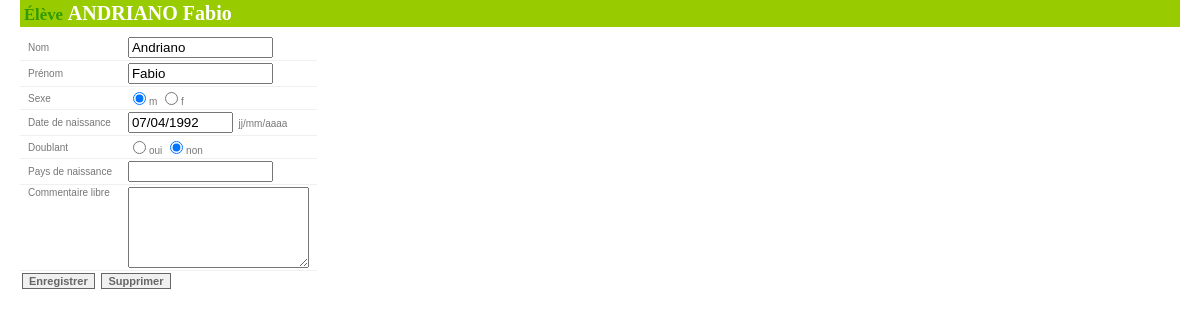
Page /sacerdoce/eleve_edit.php?code_classe=47&code_eleve=545 (signed in) on the committed database.
### tables this page shows
CREATE TABLE `sdc_eleve` (
  `code` smallint(5) unsigned NOT NULL auto_increment,
  `nom` varchar(50) default NULL,
  `prenom` varchar(30) default NULL,
  `sexe` enum('f','m') default NULL,
  `doublant` enum('oui','non') default NULL,
  `date_naissance` date default NULL,
  `pays_naissance` varchar(50) default NULL,
  `adresse` tinytext,
  `ville` varchar(100) default NULL,
  `telephone` varchar(20) default NULL,
  `email` varchar(50) default NULL,
  `code_classe` int(11) unsigned default NULL,
  `commentaire` tinytext,
  PRIMARY KEY  (`code`)
);

### sacerdoce/class/eleve.class.php (called while the page is built, shortened)
<?php
include_once 'individu.class.php';
class Eleve extends Individu {
	var $code;
	function Eleve($code=NULL)
	{
		$this->code = $code;
	}
	function initFromDB($array=NULL)
	{
		if (is_array($array)){
			$this->code = $array['code'];
			$this->nom = $array['nom'];
			$this->prenom = $array['prenom'];
			$this->sexe = $array['sexe'];
			$this->doublant = $array['doublant'];
			$this->date_naissance = $array['date_naissance'];
			$this->pays_naissance = $array['pays_naissance'];
			return true;
		} elseif ($this->code) {
			$sql = 'SELECT * FROM ';
			if (defined("DB_TABLE_PREFIX")) $sql.= DB_TABLE_PREFIX.'_';
			$sql.= 'eleve';
			$sql.= ' WHERE code='.$this->code;
			$rowset = mysql_query($sql);
			$row = mysql_fetch_array($rowset);
			return $this->initFromDB($row);
		}
		return false;
	}
	function setCode($code)
	{
		if ($code) $this->code=$code;
	}
	function getCode()
	{
		return $this->getAttribute('code');
	}
}
?>

### sacerdoce/util.php (called while the page is built, shortened)
<?php
function formatDateForUser($input){
	if(empty($input)) return NULL;
	else {
		$output = ereg_replace('^([0-9]{2,4})-([0-9]{1,2})-([0-9]{1,2})$','\\3/\\2/\\1', $input);
		return $output;
	}
}
?>

### sacerdoce/eleve_edit.php (the view, shortened to what this page needs)
<?php
	include_once './class/eleve.class.php';
	include_once 'util.php';
	$eleve =  new Eleve();
	if(!empty($_REQUEST['code_eleve'])) {
		$eleve->setCode($_REQUEST['code_eleve']);
		$eleve->initFromDB();
	}
?>
<!DOCTYPE html PUBLIC "-//W3C//DTD XHTML 1.0 Transitional//EN" "http://www.w3.org/TR/xhtml1/DTD/xhtml1-transitional.dtd">
<html xmlns="http://www.w3.org/1999/xhtml">
<head>
	<link rel="stylesheet" type="text/css" href="css/main.css" />
</head>
<body onload="document.getElementById('firstinput').focus()">
<h1><small>élève</small>&nbsp;<?php echo $eleve->getCode() ? $eleve->getNomComplet() : 'nouveau' ?></h1>
<form target="_parent" action="eleves_frm.php" method="post" onsubmit="return checkForm()">
	<table>
	<tbody>
		<tr>
			<td><label>Nom</label></td>
			<td>
				<input id="firstinput" name="nom_eleve" value="<?php echo $eleve->nom; ?>" type="text" size="15" maxlength="50">
			</td>
		</tr>
		<tr>
			<td><label>Pr&eacute;nom</label></td>
			<td>
				<input name="prenom_eleve" value="<?php echo $eleve->prenom; ?>" type="text" size="15" maxlength="30">
			</td>
		</tr>
		<tr>
			<td><label>Sexe</label></td>
			<td>
				<input name="sexe_eleve" type="radio" value="m"<?php if($eleve->sexe=='m') echo ' checked="checked"'; ?>>m
				<input name="sexe_eleve" type="radio" value="f"<?php if($eleve->sexe=='f') echo ' checked="checked"'; ?>>f
			</td>
		</tr>
		<tr>
			<td nowrap><label>Date de naissance</label></td>
			<td>
				<input name="date_naissance_eleve" value="<?php echo formatDateForUser($eleve->date_naissance); ?>" type="text" size="10" maxlength="10">
				<span>&nbsp;jj/mm/aaaa</span>
			</td>
		</tr>
		<tr>
			<td><label>Doublant</label></td>
			<td>
				<input name="doublant_eleve" type="radio" value="oui"<?php if($eleve->doublant=='oui') echo ' checked'; ?>>oui
				<input name="doublant_eleve" type="radio" value="non"<?php if($eleve->doublant=='non') echo ' checked'; ?>>non
			</td>
		</tr>
		<tr>
			<td nowrap><label>Pays de naissance</label></td>
			<td>
				<input name="pays_naissance_eleve" value="<?php echo $eleve->pays_naissance; ?>" type="text" size="15" maxlength="35">
			</td>
		</tr>
		<tr>
			<td style="vertical-align:top"><label>Commentaire libre</label></td>
			<td><textarea name="commentaire_eleve" cols="20" rows="5"><?php echo $eleve->commentaire; ?></textarea></td>
		</tr>
	</tbody>
	</table>
	<button name="eleve_save_order" type="submit" value="1">enregistrer</button>
	<?php if($eleve->getCode()): ?><button name="eleve_remove_order" type="submit" onclick="confirmSuppressionEleve()">Supprimer</button><?php endif; ?>
</form>
</body>
</html>

### sacerdoce/css/main.css (style rules this page uses)
BODY { background-color:#ffffff; font-family: Verdana, Arial, Helvetica, sans-serif; font-size: 10px; margin:0 20px; padding: 0; color:#777; }
H1 { font-family: "Palatino Linotype","Times New Roman", Times, serif; font-weight: bold; font-size: 20px; margin: 0 0 8px 0; padding:2px 4px; color:#fff; background-color:#99CC00; }
H1 SMALL { color: #339900; text-transform:capitalize; }
TABLE { border-spacing:0px; padding:0; margin:0; width:auto; empty-cells:show; }
TBODY TD { padding: 2px 8px; border-bottom:1px solid #F0F0F0 }
INPUT { font-weight: normal; color: #000000; }
BUTTON { font-size: 11px; font-weight:bold; border: 1px solid #666666; color: #666666; background-color: #F0F0F0; text-transform: capitalize; margin:2px }

### rows in the picture
sdc_eleve: nom_eleve "Andriano", prenom_eleve "Fabio", sexe "☑", date_naissance_eleve "07/04/1992", doublant "☑"

### other values in the picture
$eleve->getNomComplet() "ANDRIANO Fabio"
